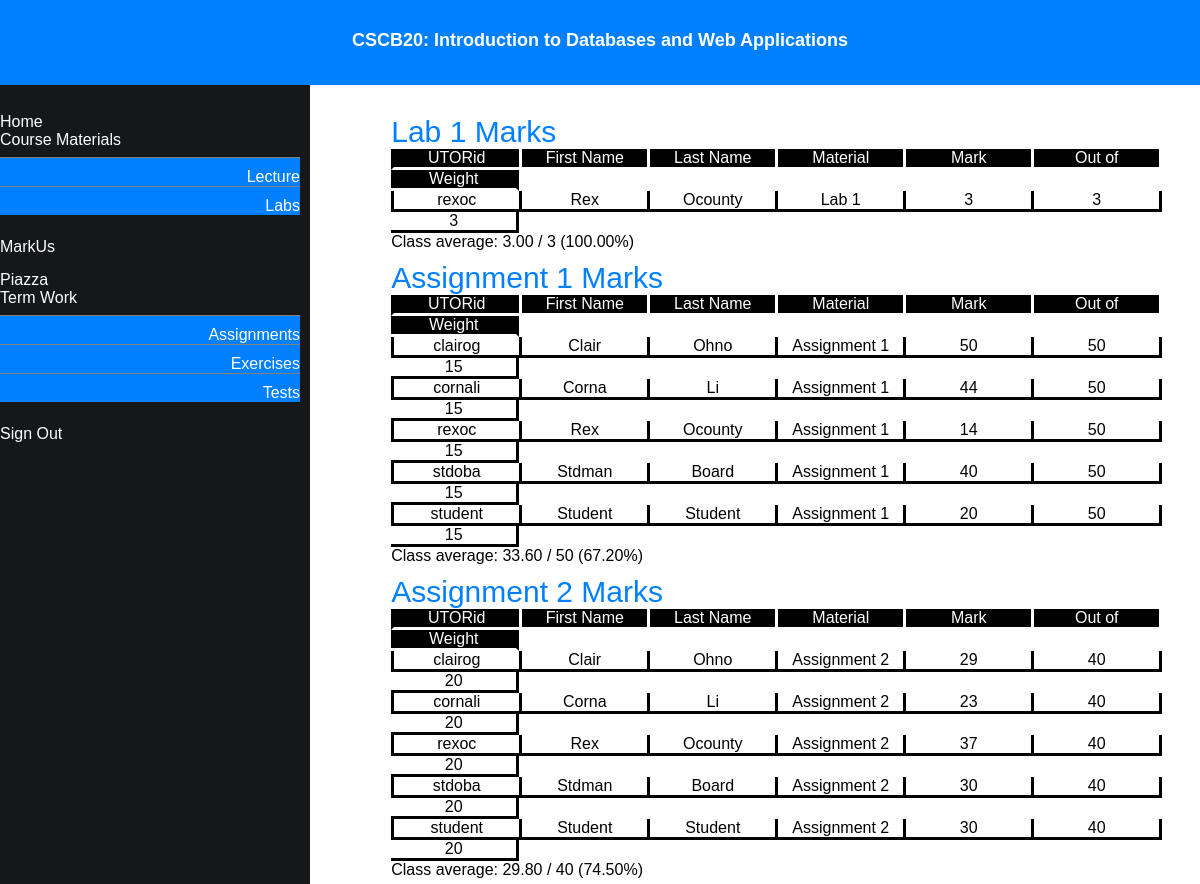
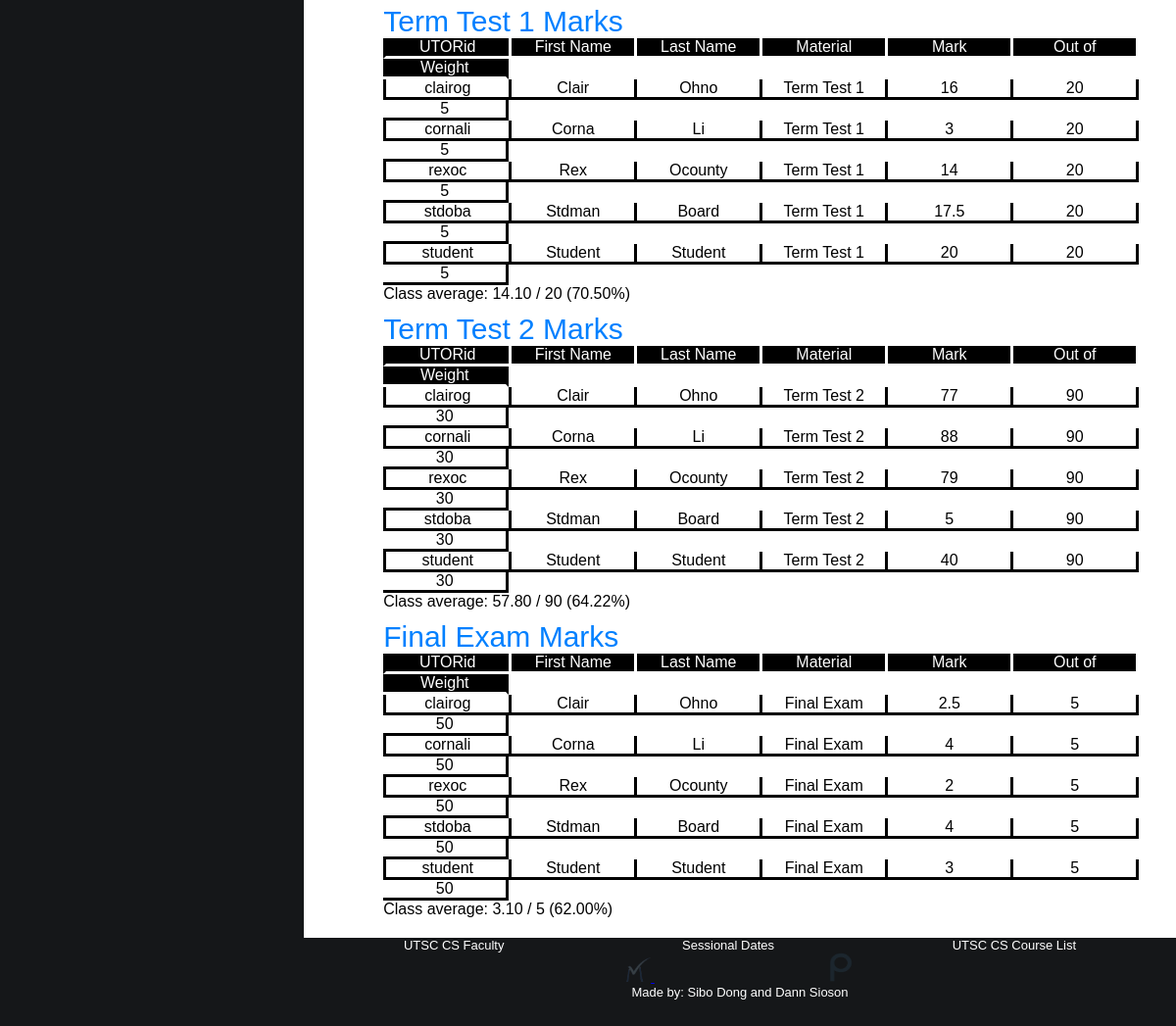
Screenshot of /all_marks.php with the database file from the repository (2 pictures, top to bottom).
### tables this page shows
CREATE TABLE `student_marks` (
  `utorid` varchar(255) NOT NULL,
  `mat_type` varchar(255) NOT NULL,
  `mark` double DEFAULT NULL,
  PRIMARY KEY (`utorid`,`mat_type`)
);

CREATE TABLE `accounts` (
  `utorid` varchar(255) NOT NULL,
  `first_name` varchar(255) NOT NULL,
  `last_name` varchar(255) NOT NULL,
  `account_type` varchar(255) NOT NULL,
  `password` varchar(255) NOT NULL,
  PRIMARY KEY (`utorid`),
  UNIQUE KEY `utorid` (`utorid`)
);

CREATE TABLE `course_materials` (
  `mat_type` varchar(255) NOT NULL,
  `out_of` double DEFAULT NULL,
  `weight` double DEFAULT NULL,
  PRIMARY KEY (`mat_type`)
);

### htdocs/marks_module.php (the view)
<?php
  $sql = "SELECT * ";
  $sql = $sql . "FROM student_marks ";
  $sql = $sql . "WHERE mat_type='" . $content. "'";
  $result = $conn->query($sql);
  if ($result->num_rows > 0){
    echo "<div class=\"material_title\">" . $content . " Marks</div>";
    echo "<div class=\"push_marks\">";
      echo "<ul id=\"marks_container\">";
        echo "<li class=\"row\">";
          echo "<ul class=\"mark\">";
            echo "<span class=\"mark_restrict mark_title utorid\"><li>UTORid</li></span>";
            echo "<span class=\"mark_restrict mark_title\"><li>First Name</li></span>";
            echo "<span class=\"mark_restrict mark_title\"><li>Last Name</li></span>";
            echo "<span class=\"mark_restrict mark_title\"><li>Material</li></span>";
            echo "<span class=\"mark_restrict mark_title\"><li>Mark</li></span>";
            echo "<span class=\"mark_restrict mark_title\"><li>Out of</li></span>";
            echo "<span class=\"mark_restrict mark_title weight\"><li>Weight</li></span>";
          echo "</ul>";
        echo "</li>";
        $total = 0;
        $num_people = 0;
        while($row = $result->fetch_assoc()) {
          $utorid = $row["utorid"];
          $mark = $row["mark"];
          $sql = "SELECT * ";
          $sql = $sql . "FROM course_materials ";
          $sql = $sql . "WHERE mat_type='" . $content . "'";
          $for_numbers = $conn->query($sql);
          $mat = $for_numbers->fetch_assoc();
          $out_of = $mat["out_of"];
          $weight = $mat["weight"];
          $sql = "SELECT * ";
          $sql = $sql . "FROM accounts ";
          $sql = $sql . "WHERE utorid='" . $utorid . "'";
          $for_names = $conn->query($sql);
          $names = $for_names->fetch_assoc();
          $first_name = $names["first_name"];
          $last_name = $names["last_name"];
          echo "<li class=\"row\">";
            echo "<ul class=\"mark\">";
              echo "<li class=\"mark_restrict utorid\">" . $utorid . "</li>";
              echo "<li class=\"mark_restrict\">" . $first_name . "</li>";
              echo "<li class=\"mark_restrict\">" . $last_name . "</li>";
              echo "<li class=\"mark_restrict\">" . $content . "</li>";
              echo "<li class=\"mark_restrict\">" . $mark . "</li>";
              echo "<li class=\"mark_restrict\">" . $out_of . "</li>";
              echo "<li class=\"mark_restrict\">" . $weight . "</li></br>";
            echo "</ul>";
          echo "</li>";
          $total += $mark;
          $num_people++;
        }
        $average_marks = number_format($total / $num_people, 2);
        $percentage = number_format($average_marks * 100 / $out_of, 2);
        echo "Class average: " . $average_marks . " / " . $out_of . " (" . $percentage ."%)";
      echo "</ul>";
  echo "</div>";
  }
?>

### htdocs/all_marks.php (shortened to what this page needs)
<!DOCTYPE html>
<html>
<head>
  <link rel="stylesheet" href="css/instructor.css">
  <link rel="stylesheet" href="css/a2css.css">
</head>
<body>
  <div class="header_block">
    <h1 class="header">
      <a href="home.php">
        CSCB20: Introduction to Databases and Web Applications
      </a>
    </h1>
  </div>
  <div class="main">
    <div class="navigation">
      <div class="p_nav_button" id="top">
        <a href="home.php">Home</a>
      </div>
      <div class="p_nav_button nav_collapse">Course Materials</div>
      <div class="s_nav_button">
        <ul>
          <li><a href="lecture.php">Lecture</a></li>
          <li><a href="lab.php">Labs</a></li>
        </ul>
      </div>
      <div class="p_nav_button nav_collapse"><a href="https://markus.utsc.utoronto.ca/cscb20w18">MarkUs</a></div>
      <div class="p_nav_button nav_collapse"><a href="https://piazza.com/">Piazza</a></div>
       <div class="p_nav_button nav collapse">Term Work</div>
      <div class="s_nav_button">
        <ul>
          <li><a href="assignments.php">Assignments</a></li>
          <li><a href="exercises.php">Exercises</a></li>
          <li><a href="tests.php">Tests</a></li>
        </ul>
      </div>
      <?php
        include 'navigation_package.php';
      ?>
    </div>
    <div class="content">
      <?php
        include 'config.php';
        $content  = "Lab 1";
        include "marks_module.php";
        $content  = "Lab 2";
        include "marks_module.php";
        $content  = "Lab 3";
        include "marks_module.php";
        $content  = "Assignment 1";
        include "marks_module.php";
        $content  = "Assignment 2";
        include "marks_module.php";
        $content  = "Term Test 1";
        include "marks_module.php";
        $content  = "Term Test 2";
        include "marks_module.php";
        $content  = "Final Exam";
        include "marks_module.php";
      ?>
    </div>
  </div>
  <div class="footer">
    <div class="reg_hyper">
      <ul>
        <li>
          <a href="https://www.utsc.utoronto.ca/cms/faculty-of-computer-science">
            UTSC CS Faculty
          </a>
        </li>
        <li>
          <a href="http://hive.utsc.utoronto.ca/public/registrar/Calendar%20Sessional%20Dates%20for%20RO1%20website.pdf">
            Sessional Dates
          </a>
        </li>
        <li>
          <a href="https://utsc.calendar.utoronto.ca/section/computer-science">
            UTSC CS Course List
          </a>
        </li>
    </div>
    <div class="footer_pics">
      <ul>
        <li>
          <a href="https://markus.utsc.utoronto.ca/">
            <img src="images/markus_logo_2.png" width="25px" height="25px" />
          </a>
        </li>
        <li>
          <a href="https://piazza.com">
            <img src="images/piazza_logo.png" width="25px" height="30px" />
          </a>
        </li>
      </ul>
    </div>
    <div class="blurb">Made by: Sibo Dong and Dann Sioson</div>
  </div>
</body>
</html>

### htdocs/navigation_package.php (shortened to what this page needs)
<?php
  echo "<div class=\"p_nav_button\"><a href=\"logout.php\">Sign Out</a></div>";
?>

### htdocs/css/instructor.css (style rules this page uses)
.mark, .row { list-style-type: none; }
.push_marks { margin-left: 5%; margin-down: 100px; }
.mark { width:100%; float:left; display: inline; }
.mark_restrict { width: 125px; float: left; border-right: solid; text-align: center; border-bottom: solid; }
.mark_title { background-color: black; color: white; }
.weight { border-right-color: black; }
.utorid { border-left: solid; border-left-color: black; }
.material_title { font-size: 30px; color: #0080ff; margin-left: 5%; margin-top: 10px; }

### htdocs/css/a2css.css (style rules this page uses)
* { margin: 0; padding: 0; font-family: "PT Sans",sans-serif; }
body { background: #fff; position: absolute; width: 100%; height: 100%; }
div.content { width: calc(100% - 375px); word-wrap: break-word; }
.main { background: white; min-height: 100%; padding: 85px 0px 90px 0px; box-sizing: border-box; }
.header_block { background: #0080ff; position: fixed; width: 100%; height: 85px; top: 0px; left: 0px; }
.header { font-size: large; text-align: center; color: white; padding-top: 30px; padding-bottom: 30px }
.header a { text-decoration: none; color: white; }
.navigation { background-color: #151719; float: left; width: 310px; height: 100%; color: white; position: fixed; }
.p_nav_button { text-align: left; color: white; width: 300px; height: 10px; padding-top: 2.5%; padding-bottom: 5%; }
.p_nav_button a { text-decoration: none; color: white; width: 300px; padding-top: 5%; float:left; }
#top.p_nav_button { border-top: 5px solid #151719; }
.s_nav_button ul { list-style-type: none; margin: 0; padding: 0; }
.s_nav_button li { box-sizing: border-box; color: white; width: 300px; text-align: right; background-color: #0080ff; }
.s_nav_button li a { text-decoration: none; color: white; display: block; width: 100%; padding-top: 3.4%; border-top: 1px solid grey; }
.content { background: white; height: 100%; padding: 20px 20px 20px 350px; }
.footer { background: #151719; position: relative; margin-top: -90px; bottom: 0px; width: calc(100% - 310px); height: 90px; clear: both; text-align: center; font-size: small; color: white; left: 310px; }
.reg_hyper ul li { display: inline; margin-right: 10%; margin-left: 10%; margin-top: 50%; }
.reg_hyper ul li a { text-decoration: none; color: white; }
.footer_pics ul li { display: inline; margin-left: 10%; margin-right: 10%; }

### rows the page displays
student_marks: utorid "rexoc", utorid.first_name "Rex", utorid.last_name "Ocounty", content "Lab 1", mark "3", course_materials.out_of "3", course_materials.weight "3"
course_materials: out_of "3", out_of "100.00"
student_marks: utorid "clairog", utorid.first_name "Clair", utorid.last_name "Ohno", content "Assignment 1", mark "50", course_materials.out_of "50", course_materials.weight "15"
student_marks: utorid "cornali", utorid.first_name "Corna", utorid.last_name "Li", content "Assignment 1", mark "44", course_materials.out_of "50", course_materials.weight "15"
student_marks: utorid "rexoc", utorid.first_name "Rex", utorid.last_name "Ocounty", content "Assignment 1", mark "14", course_materials.out_of "50", course_materials.weight "15"
student_marks: utorid "stdoba", utorid.first_name "Stdman", utorid.last_name "Board", content "Assignment 1", mark "40", course_materials.out_of "50", course_materials.weight "15"
student_marks: utorid "student", utorid.first_name "Student", utorid.last_name "Student", content "Assignment 1", mark "20", course_materials.out_of "50", course_materials.weight "15"
course_materials: out_of "50", out_of "67.20"
student_marks: utorid "clairog", utorid.first_name "Clair", utorid.last_name "Ohno", content "Assignment 2", mark "29", course_materials.out_of "40", course_materials.weight "20"
student_marks: utorid "cornali", utorid.first_name "Corna", utorid.last_name "Li", content "Assignment 2", mark "23", course_materials.out_of "40", course_materials.weight "20"
student_marks: utorid "rexoc", utorid.first_name "Rex", utorid.last_name "Ocounty", content "Assignment 2", mark "37", course_materials.out_of "40", course_materials.weight "20"
student_marks: utorid "stdoba", utorid.first_name "Stdman", utorid.last_name "Board", content "Assignment 2", mark "30", course_materials.out_of "40", course_materials.weight "20"
student_marks: utorid "student", utorid.first_name "Student", utorid.last_name "Student", content "Assignment 2", mark "30", course_materials.out_of "40", course_materials.weight "20"
course_materials: out_of "40", out_of "74.50"
student_marks: utorid "clairog", utorid.first_name "Clair", utorid.last_name "Ohno", content "Term Test 1", mark "16", course_materials.out_of "20", course_materials.weight "5"
student_marks: utorid "cornali", utorid.first_name "Corna", utorid.last_name "Li", content "Term Test 1", mark "3", course_materials.out_of "20", course_materials.weight "5"
student_marks: utorid "rexoc", utorid.first_name "Rex", utorid.last_name "Ocounty", content "Term Test 1", mark "14", course_materials.out_of "20", course_materials.weight "5"
student_marks: utorid "stdoba", utorid.first_name "Stdman", utorid.last_name "Board", content "Term Test 1", mark "17.5", course_materials.out_of "20", course_materials.weight "5"
student_marks: utorid "student", utorid.first_name "Student", utorid.last_name "Student", content "Term Test 1", mark "20", course_materials.out_of "20", course_materials.weight "5"
course_materials: out_of "20", out_of "70.50"
student_marks: utorid "clairog", utorid.first_name "Clair", utorid.last_name "Ohno", content "Term Test 2", mark "77", course_materials.out_of "90", course_materials.weight "30"
student_marks: utorid "cornali", utorid.first_name "Corna", utorid.last_name "Li", content "Term Test 2", mark "88", course_materials.out_of "90", course_materials.weight "30"
student_marks: utorid "rexoc", utorid.first_name "Rex", utorid.last_name "Ocounty", content "Term Test 2", mark "79", course_materials.out_of "90", course_materials.weight "30"
student_marks: utorid "stdoba", utorid.first_name "Stdman", utorid.last_name "Board", content "Term Test 2", mark "5", course_materials.out_of "90", course_materials.weight "30"
student_marks: utorid "student", utorid.first_name "Student", utorid.last_name "Student", content "Term Test 2", mark "40", course_materials.out_of "90", course_materials.weight "30"
course_materials: out_of "90", out_of "64.22"
student_marks: utorid "clairog", utorid.first_name "Clair", utorid.last_name "Ohno", content "Final Exam", mark "2.5", course_materials.out_of "5", course_materials.weight "50"
student_marks: utorid "cornali", utorid.first_name "Corna", utorid.last_name "Li", content "Final Exam", mark "4", course_materials.out_of "5", course_materials.weight "50"
student_marks: utorid "rexoc", utorid.first_name "Rex", utorid.last_name "Ocounty", content "Final Exam", mark "2", course_materials.out_of "5", course_materials.weight "50"
student_marks: utorid "stdoba", utorid.first_name "Stdman", utorid.last_name "Board", content "Final Exam", mark "4", course_materials.out_of "5", course_materials.weight "50"
student_marks: utorid "student", utorid.first_name "Student", utorid.last_name "Student", content "Final Exam", mark "3", course_materials.out_of "5", course_materials.weight "50"
course_materials: out_of "5", out_of "62.00"

### other values shown
$content "Lab 1 Assignment 1 Assignment 2 Term Test 1 Term Test 2 Final Exam"
$average_marks "3.00 33.60 29.80 14.10 57.80 3.10"
